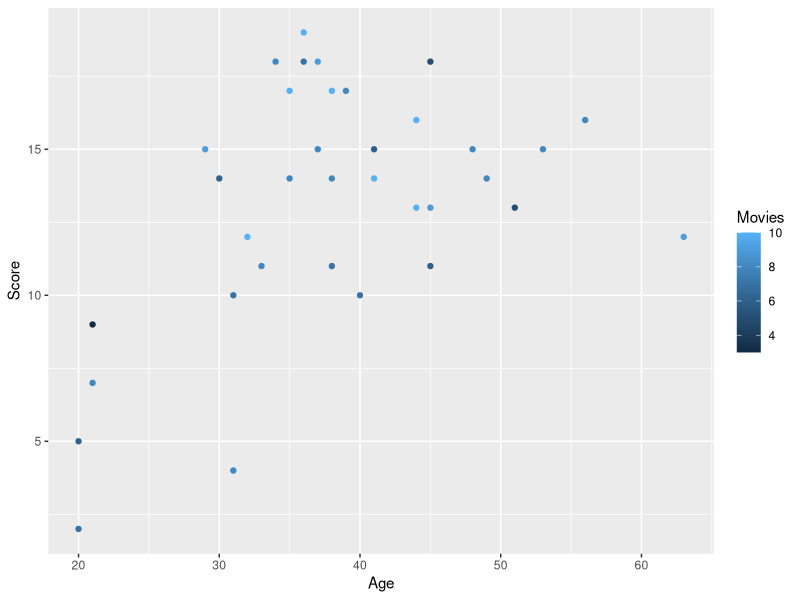
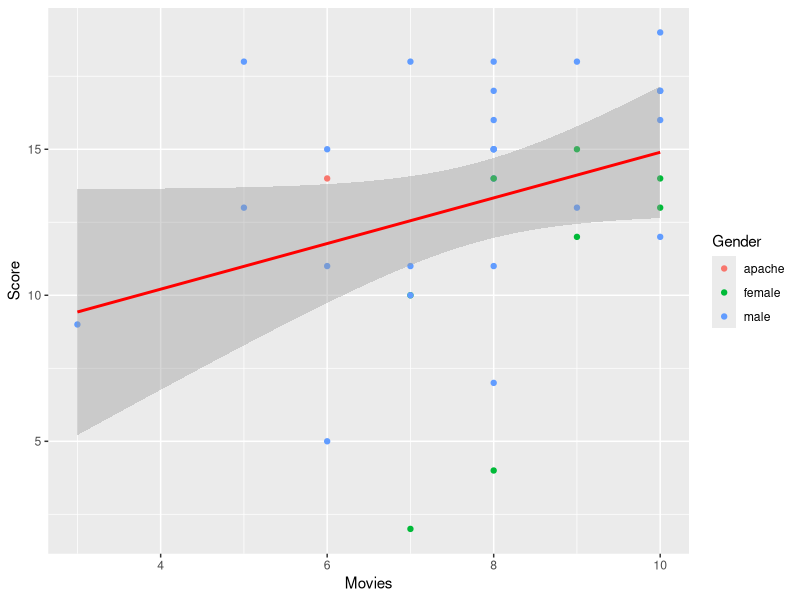

Reproduce these figures in R, in order.
library(tidyverse)
library(lme4)

# Set your working directory

setwd("C:\\Users\\herts\\OneDrive\\Desktop\\Rworkspace\\Other\\Movie_quiz")


# Import the .csv
movieQuizData <- read.csv("data_1990sMovieQuiz.csv")
#View(movieQuizData)

# Use ggplot to make a simple graph and see what the data looks like

ggplot(data=movieQuizData, aes(x=Age, y=Score, colour=Movies)) + 
  geom_point() 


# First model

ageModel = lm(Score ~ Age, data = movieQuizData)
summary(ageModel, cor = T)


############################################


# Better model
# This code centres the variable of age

ageModeldata = cbind(log10(movieQuizData[,24]),movieQuizData[,-24])
colnames(ageModeldata)[1]="Age"

ageModel2 = lm(Score ~ Age, data = ageModeldata)
summary(ageModel2, cor = T)
View(ageModeldata)


############################################

# Better still

ageModel3 = lm(Score ~ Age + Gender + Movies + Lang, data = ageModeldata)
summary(ageModel3, cor = T)


############################################

# Maybe best

ageModel4 = lm(Score ~ Age + Gender + Movies + Lang2, data = ageModeldata)
summary(ageModel4, cor = T)


# Another plot
ggplot(data=movieQuizData, aes(x=Movies, y=Score, colour=Gender)) + 
  geom_point() +
  stat_smooth(method = "lm", col = "red")

